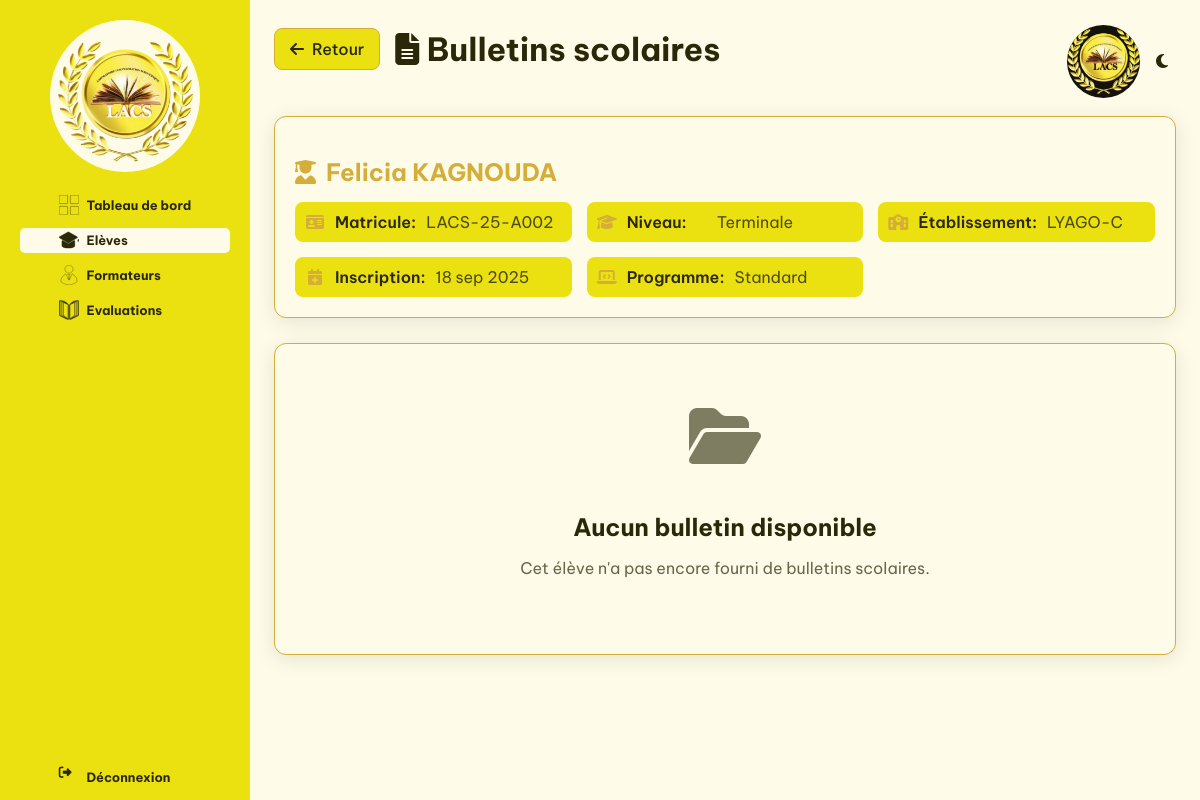
Screenshot of /bulletins/2 (signed in) with the database file from the repository.
### app/models.py (models this page shows)
class Utilisateur(db.Model, UserMixin):
    id = db.Column(db.Integer, primary_key=True)
    nom = db.Column(db.String(50), nullable=False)
    prenom = db.Column(db.String(50), nullable=False)
    numero_telephone = db.Column(db.String(20), nullable=True)
    email = db.Column(db.String(50), nullable=False, unique=True)
    mot_de_passe = db.Column(db.String(200), nullable=False)
    created_at = db.Column(db.Date, default=datetime.datetime.today())
    admin = db.Column(db.Boolean, default=False)

class Eleve(db.Model):
    id = db.Column(db.Integer, primary_key=True)
    matricule = db.Column(db.String(20), nullable=False, unique=True)
    date_naissance = db.Column(db.Date, nullable=False)
    classe = db.Column(db.String(50), nullable=False)
    genre = db.Column(db.String(10), nullable=False)
    utilisateur_id = db.Column(
        db.Integer, db.ForeignKey("utilisateur.id"), nullable=False
    )
    utilisateur = db.relationship(
        "Utilisateur", backref=db.backref("eleve", uselist=False, lazy=True)
    )
    parent_id = db.Column(db.Integer, db.ForeignKey("parent.id"), nullable=True)
    parent = db.relationship("Parent", backref=db.backref("enfants", lazy=True))

class Inscription(db.Model):
    id = db.Column(db.Integer, primary_key=True)
    adresse = db.Column(db.String(200), nullable=False)
    niveau_etude = db.Column(db.String(50), nullable=False)
    specialites = db.Column(db.String(100), nullable=True)
    etablissement_actuel = db.Column(db.String(200), nullable=False)
    niveau_maths = db.Column(db.String(50), nullable=False)
    niveau_sp = db.Column(db.String(50), nullable=False)
    niveau_svt = db.Column(db.String(50), nullable=False)
    bulletin_paths = db.Column(
        db.Text, nullable=True
    )  # Stocke les chemins des fichiers séparés par des virgules
    programme = db.Column(db.String(50), nullable=False)
    creneau = db.Column(db.String(50), nullable=True)
    services = db.Column(
        db.Text, nullable=True
    )  # Stocke les services sélectionnés séparés par des virgules
    attentes_lacs = db.Column(db.Text, nullable=True)
    created_at = db.Column(db.Date, default=datetime.datetime.today())
    eleve_id = db.Column(db.Integer, db.ForeignKey("eleve.id"), nullable=True)
    eleve = db.relationship(
        "Eleve", backref=db.backref("inscription", uselist=False, lazy=True)
    )

### app/routes.py (the view, shortened to what this page needs)
@app.route("/bulletins/<int:eleve_id>")
@login_required
def voir_bulletins(eleve_id):
    eleve = Eleve.query.get_or_404(eleve_id)
    inscription = Inscription.query.filter_by(eleve_id=eleve_id).first()
    bulletins = []
    return render_template(
        "bulletins.html", eleve=eleve, inscription=inscription, bulletins=bulletins
    )

### app/__init__.py (called while the page is built)
def format_date_fr(date_value, format_type="date"):
    if not date_value:
        return ""
    mois_fr = {
        1: "janv",
        2: "fév",
        3: "mar",
        4: "avr",
        5: "mai",
        6: "juin",
        7: "juil",
        8: "août",
        9: "sep",
        10: "oct",
        11: "nov",
        12: "déc",
    }
    if isinstance(date_value, str):
        date_value = datetime.strptime(date_value, "%Y-%m-%d").date()
    jour = date_value.day
    mois = mois_fr[date_value.month]
    annee = date_value.year
    if format_type == "date":
        return f"{jour} {mois} {annee}"
    elif format_type == "court":
        return f"{jour} {mois[:3]}. {annee}"
    else:
        return f"{jour} {mois} {annee}"

### app/routes.py (called while the page is built)
@login_manager.user_loader
def load_user(user_id):
    return Utilisateur.query.get(user_id)

### app/templates/bulletins.html (shortened to what this page needs)
<!DOCTYPE html>
<html lang="fr">
<head>
    <link rel="stylesheet" href="{{ url_for('static', filename='style/admin.css') }}">
    <link href="https://cdnjs.cloudflare.com/ajax/libs/font-awesome/6.5.0/css/all.min.css" rel="stylesheet">
</head>
<body>
    <header class="sidebar">
        <div class="logo">
            <img src="{{ url_for('static', filename='images/logo.png') }}" alt="LACS">
        </div>
        <nav class="menu">
            <div class="menu-header">
                <ul>
                    <li><a href="{{ url_for('admin_dashboard') }}">
                        Tableau de bord</a>
                    </li>
                    <li><a href="{{ url_for('liste_inscriptions') }}" class="active">
                        Elèves</a>
                    </li>
                    <li><a href="{{ url_for('add_article') }}">
                        Formateurs
                    </a></li>
                    <li><a href="{{ url_for('add_categorie') }}">
                        Evaluations
                    </a></li>
                </ul>
            </div>
            <div>
                <ul>
                    <li><a href="{{ url_for('logout') }}">
                        <i class="fas fa-sign-out-alt icon"></i>
                        Déconnexion</a>
                    </li>
                </ul>
            </div>
        </nav>
    </header>
    <main class="main">
        <div class="main-header">
            <div class="page-header">
                <a href="{{ url_for('liste_inscriptions') }}" class="back-btn">
                    <i class="fas fa-arrow-left"></i>
                    Retour
                </a>
                <h1>
                    <i class="fas fa-file-alt"></i>
                    Bulletins scolaires
                </h1>
            </div>
            <div class="main-header-left">
                <div class="profile">
                    <img src="{{url_for('static', filename='images/logo.png')}}" alt="">
                </div>
                <div onclick="toggleDarkMode()" class="theme">
                    <i class="fas fa-moon icon"></i>
                </div>
            </div>
        </div>
        <div class="main-content">
            <div class="student-summary">
                <h2>
                    <i class="fas fa-user-graduate"></i>
                    {{ eleve.utilisateur.prenom }} {{ eleve.utilisateur.nom }}
                </h2>
                <div class="student-details">
                    <div class="detail-item">
                        <i class="fas fa-id-card"></i>
                        <span class="label">Matricule:</span>
                        <span class="value">{{ eleve.matricule }}</span>
                    </div>
                    <div class="detail-item">
                        <i class="fas fa-graduation-cap"></i>
                        <span class="label">Niveau:</span>
                        <span class="value">{{ inscription.niveau_etude|title if inscription else 'N/A' }}</span>
                    </div>
                    <div class="detail-item">
                        <i class="fas fa-school"></i>
                        <span class="label">Établissement:</span>
                        <span class="value">{{ inscription.etablissement_actuel if inscription else 'N/A' }}</span>
                    </div>
                    <div class="detail-item">
                        <i class="fas fa-calendar-plus"></i>
                        <span class="label">Inscription:</span>
                        <span class="value">{{ inscription.created_at|date_fr if inscription else 'N/A' }}</span>
                    </div>
                    <div class="detail-item">
                        <i class="fas fa-laptop-code"></i>
                        <span class="label">Programme:</span>
                        <span class="value">{{ inscription.programme|title if inscription else 'N/A' }}</span>
                    </div>
                </div>
            </div>
            {% if bulletins %}
                <div class="bulletins-grid">
                    {% for bulletin in bulletins %}
                        <div class="bulletin-card">
                            <div class="bulletin-preview">
                                {% if bulletin.is_pdf %}
                                    <i class="fas fa-file-pdf pdf-icon"></i>
                                {% else %}
                                    <img src="{{ url_for('static', filename=bulletin.path) }}"
                                         alt="Bulletin {{ loop.index }}"
                                         loading="lazy">
                                {% endif %}
                            </div>
                            <div class="bulletin-info">
                                <div class="bulletin-filename">
                                    <i class="fas fa-file"></i>
                                    {{ bulletin.filename }}
                                </div>
                                <div class="bulletin-actions">
                                    <a href="{{ url_for('static', filename=bulletin.path) }}"
                                       target="_blank"
                                       class="action-btn btn-primary">
                                        <i class="fas fa-eye"></i>
                                        Voir
                                    </a>
                                    <a href="{{ url_for('static', filename=bulletin.path) }}"
                                       download="{{ bulletin.filename }}"
                                       class="action-btn btn-success">
                                        <i class="fas fa-download"></i>
                                        Télécharger
                                    </a>
                                </div>
                            </div>
                        </div>
                    {% endfor %}
                </div>
            {% else %}
                <div class="no-bulletins">
                    <i class="fas fa-folder-open"></i>
                    <h3>Aucun bulletin disponible</h3>
                    <p>Cet élève n'a pas encore fourni de bulletins scolaires.</p>
                </div>
            {% endif %}
        </div>
    </main>
</body>
</html>

### app/static/style/admin.css (style rules this page uses)
:root { --BackgroundDark: #14120B; --BackgroundLight: #FEFCE9; --BackgroungCardLight: #FEFCE9; --BackgroundElementLight: #EBE111; --BackgroundElementDark: #362B00; --BorderColorLight: #D5AE39; --BorderColorDark: #524202; --TextColorLight: #2A2808; --TextColorDark: #F6EEB4; --TextLinksColorLight: #D5AE39; --TextLinksColorDark: #EBE111; --ScrollBarLight: #2A2808; --ScrollBarDark: #F6EEB4; --space-neutral: 1.4em; --space-xxx-small: 0.2em; --space-xx-small: 0.4em; --space-x-small: 0.6em; --space-small: 0.8em; --space-medium: 1em; --space-large: 2em; --space-x-large: 3em; --space-xx-large: 4em; --space-xxx-large: 5em; --font-family: 'Be Vietnam Pro', Sans-Serif; --font-size-xxx-small: 45%; --font-size-xx-small: 55; --font-size-x-small: 62%; --font-size-small: 80%; --font-size-medium: 100%; --font-size-large: 125%; --font-size-x-large: 160%; --font-size-xx-large: 200%; --font-size-xxx-large: 260%; --max-width-xxx-small: 35rem; --max-width-xx-small: 45rem; --max-width-x-small: 54rem; --max-width-small: 65rem; --max-width-medium: 90rem; --max-width-large: 100rem; }
body { background-color: var(--BackgroundLight); color: var(--TextColorLight); font-family: var(--font-family); padding: 0; }
.sidebar { width: 250px; height: 100%; background-color: var(--BackgroundElementLight); position: fixed; top: 0; left: 0; z-index: 999; padding-top: 20px; display: flex; flex-direction: column; align-items: center; }
.logo { margin-bottom: 20px; height: 150px; width: 150px; background-color: var(--BackgroundLight); border-radius: 100%; display: flex; justify-content: center; align-items: center; padding-top: 10px; }
.logo img { width: 90%; }
.sidebar ul { list-style: none; padding: 0; margin: 0; }
.sidebar ul li { margin-bottom: 10px; }
.sidebar ul li a { text-decoration: none; color: var(--TextColorLight); font-size: var(--font-size-small); display: flex; align-items: center; gap: var(--space-x-small); padding: var(--space-xxx-small) var(--space-x-large); border-radius: 5px; font-weight: bold; }
.sidebar .active { background: var(--BackgroundLight); }
.sidebar .menu { display: flex; flex-direction: column; justify-content: space-between; height: 80%; margin-bottom: 20px; }
.icon { width: 20px; height: 20px; }
main { margin-left: 250px; margin-bottom: 100px; padding: 0 var(--space-medium) 0 var(--space-medium); }
.main-header { display: flex; justify-content: space-between; }
.main-header .main-header-left { display: flex; align-items: center; gap: var(--space-medium); }
.profile { height: 73px; width: 73px; background-color: var(--BackgroundDark); border-radius: 100%; display: flex; justify-content: center; align-items: center; overflow: hidden; }
.profile img { width: 100%; }
.theme { cursor: pointer; }

### app/templates/bulletins.html (style rules this page uses)
.no-bulletins { text-align: center; padding: 60px 20px; background: var(--BackgroundLight); border-radius: 12px; box-shadow: 0 4px 20px rgba(0, 0, 0, 0.1); border: 1px solid var(--BorderColorLight); }
.no-bulletins i { font-size: 4rem; color: var(--TextColorLight); margin-bottom: 20px; opacity: 0.6; }
.no-bulletins h3 { color: var(--TextColorLight); margin-bottom: 10px; font-size: 1.5rem; }
.no-bulletins p { color: var(--TextColorLight); font-size: 1rem; opacity: 0.7; }
.student-summary { background: var(--BackgroundLight); border-radius: 12px; padding: 20px; margin-bottom: 25px; box-shadow: 0 4px 20px rgba(0, 0, 0, 0.1); border: 1px solid var(--BorderColorLight); }
.student-summary h2 { color: var(--TextLinksColorLight); margin-bottom: 15px; font-size: 1.5rem; display: flex; align-items: center; gap: 10px; }
.student-details { display: grid; grid-template-columns: repeat(auto-fit, minmax(250px, 1fr)); gap: 15px; }
.detail-item { display: flex; align-items: center; gap: 10px; padding: 10px; background: var(--BackgroundElementLight); border-radius: 8px; }
.detail-item i { color: var(--TextLinksColorLight); width: 20px; text-align: center; }
.detail-item .label { font-weight: 600; color: var(--TextColorLight); min-width: 80px; }
.detail-item .value { color: var(--TextColorLight); opacity: 0.8; }
.page-header { display: flex; align-items: center; gap: 15px; margin-bottom: 25px; }
.back-btn { display: inline-flex; align-items: center; gap: 8px; padding: 10px 15px; background: var(--BackgroundElementLight); color: var(--TextColorLight); text-decoration: none; border-radius: 8px; font-weight: 500; transition: all 0.3s ease; border: 1px solid var(--BorderColorLight); }

### rows the page displays
Utilisateur: utilisateur.prenom "Felicia", utilisateur.nom "KAGNOUDA"
Eleve: matricule "LACS-25-A002"
Inscription: niveau_etude "Terminale", etablissement_actuel "LYAGO-C", created_at "18 sep 2025", programme "Standard"
